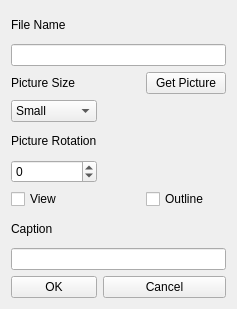
<?xml version="1.0" encoding="UTF-8"?>
<ui version="4.0">
 <class>Form</class>
 <widget class="QWidget" name="Form">
  <property name="geometry">
   <rect>
	<x>0</x>
	<y>0</y>
	<width>237</width>
	<height>309</height>
   </rect>
  </property>
  <property name="windowTitle">
   <string>ShrinkyPic</string>
  </property>
  <layout class="QHBoxLayout" name="horizontalLayout">
   <item>
	<layout class="QGridLayout" name="gridLayout">
	 <item row="2" column="2">
	  <widget class="QPushButton" name="GetPictureButton">
	   <property name="toolTip">
		<string>Browse for a picture to shrink</string>
	   </property>
	   <property name="whatsThis">
		<string>Opens the file browser</string>
	   </property>
	   <property name="text">
		<string>Get Picture</string>
	   </property>
	  </widget>
	 </item>
	 <item row="4" column="0">
	  <widget class="QLabel" name="PictureRotationLabel">
	   <property name="text">
		<string>Picture Rotation</string>
	   </property>
	  </widget>
	 </item>
	 <item row="9" column="0">
	  <widget class="QPushButton" name="OkButton">
	   <property name="text">
		<string>OK</string>
	   </property>
	  </widget>
	 </item>
	 <item row="9" column="1" colspan="2">
	  <widget class="QPushButton" name="CancelButton">
	   <property name="text">
		<string>Cancel</string>
	   </property>
	  </widget>
	 </item>
	 <item row="0" column="0">
	  <widget class="QLabel" name="FileNameLabel">
	   <property name="text">
		<string>File Name</string>
	   </property>
	  </widget>
	 </item>
	 <item row="8" column="0" colspan="3">
	  <widget class="QLineEdit" name="CaptionEdit">
	   <property name="toolTip">
		<string>&lt;html&gt;&lt;head/&gt;&lt;body&gt;&lt;p&gt;Enter a caption for this picture.&lt;/p&gt;&lt;/body&gt;&lt;/html&gt;</string>
	   </property>
	  </widget>
	 </item>
	 <item row="3" column="0">
	  <widget class="QComboBox" name="SizeSelect">
	   <item>
		<property name="text">
		 <string>Small</string>
		</property>
	   </item>
	   <item>
		<property name="text">
		 <string>Medium</string>
		</property>
	   </item>
	   <item>
		<property name="text">
		 <string>Large</string>
		</property>
	   </item>
	  </widget>
	 </item>
	 <item row="7" column="0">
	  <widget class="QLabel" name="CaptionLabel">
	   <property name="toolTip">
		<string>&lt;html&gt;&lt;head/&gt;&lt;body&gt;&lt;p&gt;Enter a caption for this picture.&lt;/p&gt;&lt;/body&gt;&lt;/html&gt;</string>
	   </property>
	   <property name="text">
		<string>Caption</string>
	   </property>
	  </widget>
	 </item>
	 <item row="2" column="0">
	  <widget class="QLabel" name="PictureSizeLabel">
	   <property name="text">
		<string>Picture Size</string>
	   </property>
	  </widget>
	 </item>
	 <item row="5" column="0">
	  <widget class="QSpinBox" name="RotationBox">
	   <property name="minimum">
		<number>-20</number>
	   </property>
	   <property name="maximum">
		<number>20</number>
	   </property>
	  </widget>
	 </item>
	 <item row="1" column="0" colspan="3">
	  <widget class="QLineEdit" name="FileNameEdit"/>
	 </item>
	 <item row="6" column="0">
	  <widget class="QCheckBox" name="ViewCheckBox">
	   <property name="text">
		<string>View</string>
	   </property>
	  </widget>
	 </item>
	 <item row="6" column="2">
	  <widget class="QCheckBox" name="OutlineCheckBox">
	   <property name="text">
		<string>Outline</string>
	   </property>
	  </widget>
	 </item>
	</layout>
   </item>
  </layout>
 </widget>
 <resources/>
 <connections>
  <connection>
   <sender>OkButton</sender>
   <signal>pressed()</signal>
   <receiver>Form</receiver>
   <slot>setupUi()</slot>
   <hints>
	<hint type="sourcelabel">
	 <x>93</x>
	 <y>322</y>
	</hint>
	<hint type="destinationlabel">
	 <x>256</x>
	 <y>252</y>
	</hint>
   </hints>
  </connection>
  <connection>
   <sender>CaptionEdit</sender>
   <signal>textChanged(QString)</signal>
   <receiver>Form</receiver>
   <slot>setupUi()</slot>
   <hints>
	<hint type="sourcelabel">
	 <x>43</x>
	 <y>285</y>
	</hint>
	<hint type="destinationlabel">
	 <x>19</x>
	 <y>212</y>
	</hint>
   </hints>
  </connection>
  <connection>
   <sender>GetPictureButton</sender>
   <signal>clicked()</signal>
   <receiver>Form</receiver>
   <slot>setupUi()</slot>
   <hints>
	<hint type="sourcelabel">
	 <x>347</x>
	 <y>77</y>
	</hint>
	<hint type="destinationlabel">
	 <x>212</x>
	 <y>121</y>
	</hint>
   </hints>
  </connection>
  <connection>
   <sender>CancelButton</sender>
   <signal>clicked()</signal>
   <receiver>Form</receiver>
   <slot>close()</slot>
   <hints>
	<hint type="sourcelabel">
	 <x>220</x>
	 <y>320</y>
	</hint>
	<hint type="destinationlabel">
	 <x>246</x>
	 <y>176</y>
	</hint>
   </hints>
  </connection>
 </connections>
 <slots>
  <slot>setupUi()</slot>
 </slots>
</ui>
